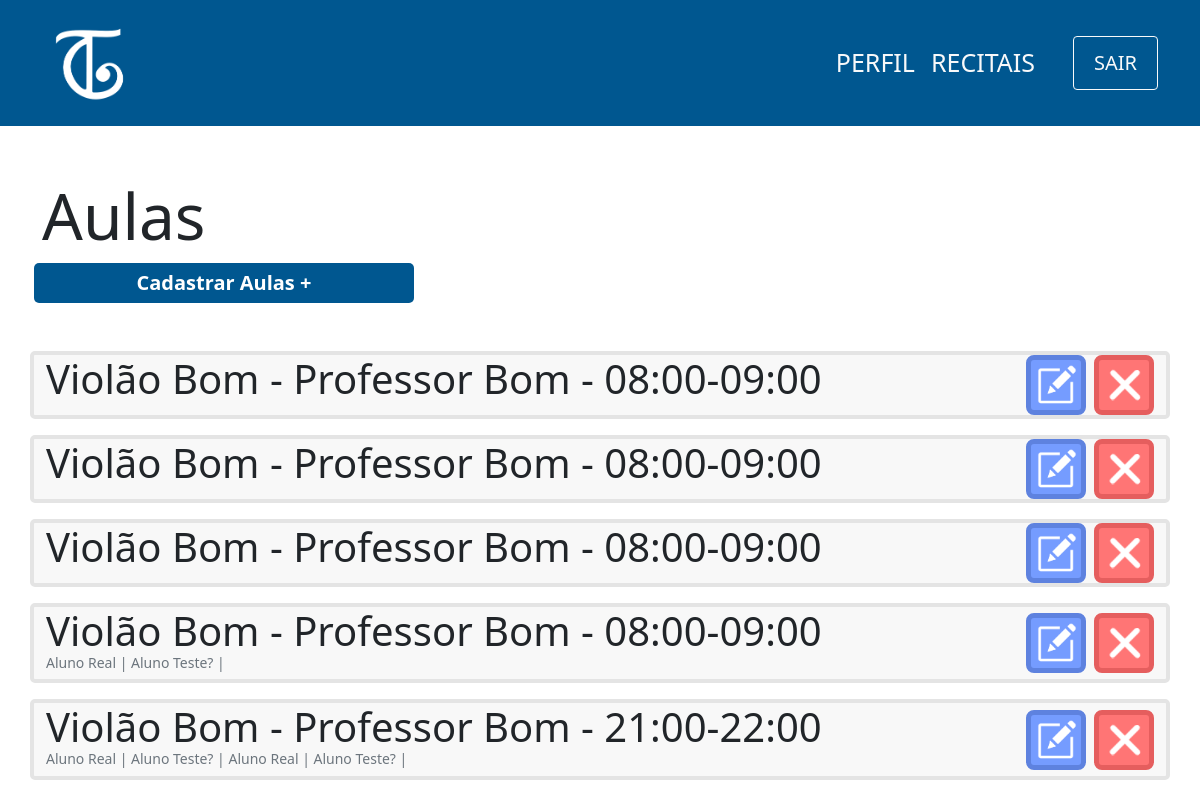
The app's page /view/aula/index.php, older data.
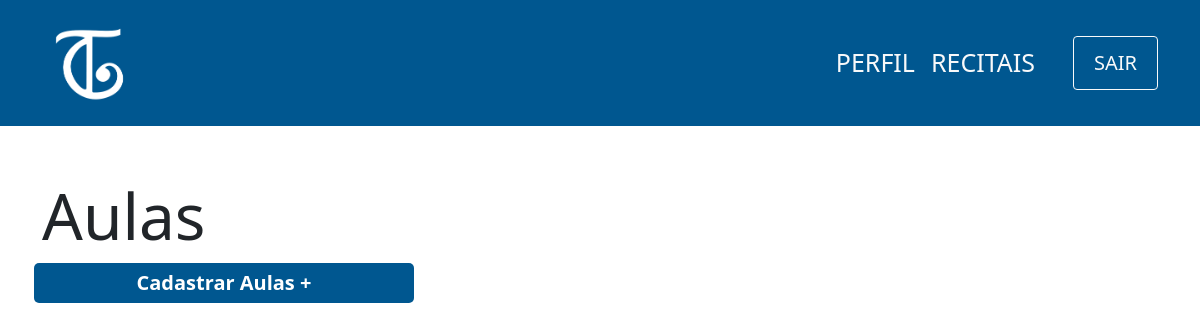
The same page, newer data.
### tables this page shows
CREATE TABLE aula(
                id INTEGER PRIMARY KEY,
                id_curso integer not null,
                id_horario integer not null, 
                foreign key (id) references curso(id_curso),
                foreign key (id) references horario(id_horario)
            );

CREATE TABLE curso(
                id INTEGER PRIMARY KEY,
                nome varchar(100) not null,
                id_professor integer not null,
                FOREIGN KEY (id) references professor(id_professor)
            );

### controller/aula/index.php (called while the page is built)
<?php
    require '../../db/connection.php';
    try {
        $sql=$db->prepare('SELECT nome,aluno.id as id,aluno_aula.id_aula as id_aula FROM aluno
        JOIN ALUNO_AULA on ALUNO.id = ALUNO_AULA.id_aluno');
        $sql->execute();
        $alunos=$sql->fetchAll(PDO::FETCH_ASSOC);
        $sql=$db->prepare('SELECT aula.id as id,curso.nome as nome, horario.periodo as periodo, professor.nome as professor FROM AULA
        JOIN CURSO on aula.id_curso = curso.id
        JOIN HORARIO on aula.id_horario = horario.id
        JOIN PROFESSOR on curso.id_professor = professor.id');
        $sql->execute();
        $aulas=$sql->fetchAll(PDO::FETCH_ASSOC);
    } catch (PDOException $e) {
        echo 'Erro ao executar comando no banco de dados: ' . $e->getMessage();
        exit();
    }
?>

### view/aula/index.php (the view, shortened to what this page needs)
<?php
    include '../../layouts/navbar.php';
    include '../../controller/aula/index.php';
?>
<div class="container">
    <div class="row mt-5">
        <h1 class="mt-1 display-3">Aulas</h1>
        <span class="btn-principal col-md-4 col-sm-12 mx-1 text-center mb-5">
            <a href="cadastro.php">Cadastrar Aulas +</a>
        </span>
            <?php
                foreach($aulas as $aula){
                    echo '
                    <div class="col-12 card d-flex flex-row mb-3 justify-content-between">
                        <div class="d-flex flex-column">
                            <p class="m-0 display-6">
                                '.$aula['nome'].' - '.$aula['professor'].' - '.$aula['periodo'].'
                            </p>
                            <p class="m-0 text-muted display-3 mb-2" style="font-size:14px">';
                               foreach($alunos as $aluno){
                                    if($aluno['id_aula']==$aula['id']){
                                        echo $aluno['nome'].' | ';
                                    }
                               }
                                echo'
                            </p>
                        </div>
                        <div class="d-flex align-items-center">
                            <button onclick="location.href=\'edit.php?id='.$aula['id'].'\';" class="btn-editar mx-2">
                                <img src="../../images/edit-icon.png" width=40px>
                            </button>
                            <button class="btn-remover">
                                <img src="../../images/delete-icon.png" width=40px>
                            </button>
                        </div>
                    </div>
                    ';
                }
            ?>
    </div>
</div>

### layouts/header.php (shortened to what this page needs)
<?php
    echo'   <!doctype html>
    <html lang="pt-br">
      <head>
        <meta charset="utf-8">
        <meta name="viewport" content="width=device-width, initial-scale=1">
        <link href="https://cdn.jsdelivr.net/npm/bootstrap@5.1.3/dist/css/bootstrap.min.css" rel="stylesheet">
        <script src="https://cdn.jsdelivr.net/npm/bootstrap@5.1.3/dist/js/bootstrap.bundle.min.js"></script>
        <link href="http://fonts.googleapis.com/css?family=Roboto" rel="stylesheet" type="text/css">
        <link href="../../css/style.css" rel="stylesheet" type="text/css">
        <title>Toque Cultural</title>
    </head>
    <style>
        .azul-cultural{
            background-color: #005790;
        }
        .nav-link{
            font-size: 25px;
            font-weight: 300;
        }
        .nav-link:hover{
            text-decoration: underline;
            background-color: #004a7c;
        }
        .active{
            font-weight: 600 !important;
        }
    </style>
    <body>';
?>

### layouts/navbar.php (shortened to what this page needs)
<?php
    include 'header.php';
    echo('
    <nav class="navbar navbar-expand-lg navbar-light azul-cultural">
        <div class="container d-flex flex-md-row flex-sm-column">
            <a class="navbar-brand" href="#"><img src="../../images/logo-2-branco.png" width="100px"></a>
            <div class="justify-content-md-right justify-content-sm-center">
                <button class="navbar-toggler text-white" type="btn-secundario" data-bs-toggle="collapse" data-bs-target="#navbarSupportedContent" aria-controls="navbarSupportedContent" aria-expanded="false" aria-label="Toggle navigation">
                    <span class="navbar-toggler-icon"></span>
                </button>
                <div class="collapse navbar-collapse align-right" id="navbarSupportedContent">
                    <ul class="navbar-nav mr-auto mt-2 mt-lg-0">');
                    echo('
                        <li class="nav-item">
                            <a class="nav-link text-light" href="#" id="nav-perfil">PERFIL</a>
                        </li>
                        <li class="nav-item" style="margin-right: 30px;">
                            <a class="nav-link text-light" href="#" id="nav-recitais">RECITAIS</a>
                        </li>
                        <form action="../../controller/login/logout.php" method="POST">
                            <input type="submit" class="btn btn-outline-light mt-auto " style="font-size: 20px; height: 100%; padding: 0px 20px;" value="SAIR">
                        </form>
                    </ul>
                </div>
            </div>
        </div>
      </nav>
      ');
?>

### css/style.css (style rules this page uses)
a { text-decoration: none; color:white; }
.btn-principal { background-color: #005790; color:white; padding: 5px 25px; font-weight: 600; font-size:20px; border:none; border-radius:5px; cursor: pointer; text-decoration: none; }
.card { background-color:#F8F8F8; border: 4px solid #E4E4E4; border-radius: 5px; }
.btn-editar { background-color:#759CFF; border: 5px solid #5E82DF; color:white; border-radius:8px; width:60px; height:60px; cursor: pointer; }
.btn-remover { background-color:#FF7575; border: 5px solid #E55E5E; color:white; border-radius:8px; width:60px; height:60px; cursor: pointer; }

### layouts/header.php (style rules this page uses)
.azul-cultural { background-color: #005790; }
.nav-link { font-size: 25px; font-weight: 300; }

Row changes from the older to the newer data that the page shows:
removed aula: id_curso.nome "Violão Bom", professor "Professor Bom", periodo "08:00-09:00"
removed aula: id.nome "Violão Bom", professor "Professor Bom", periodo "08:00-09:00"
removed aula: id_curso.nome "Violão Bom", professor "Professor Bom", periodo "08:00-09:00"
removed aula: id_curso.nome "Violão Bom", professor "Professor Bom", periodo "08:00-09:00", nome "Aluno Real", nome "Aluno Teste?"
removed aula: id_curso.nome "Violão Bom", professor "Professor Bom", periodo "21:00-22:00", nome "Aluno Real", nome "Aluno Teste?"
